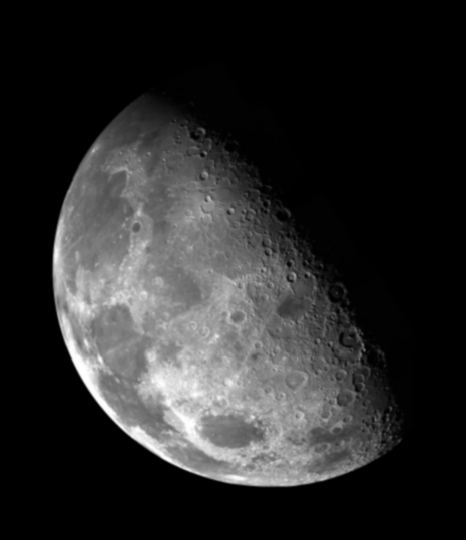
%> input picture lab5/moon.bmp, 466 x 540 px
$ octave zad3.m   (GNU Octave 9; MATLAB toolbox functions it lacks are replaced by stand-ins)
%> lines starting %> are read from the running program, lines starting %| are printed output that depends on the picture
clearvars; close all; clc;

moon = imread("moon.bmp");
%> moon is the input picture: size 540x466 uint8; min 0, max 254, mean 42.7

M = [0 1 0; 1 -4 1; 0 1 0];     % maska laplasjanu
M = M/9;

moon_lap = uint8(conv2(moon, M, 'same'));
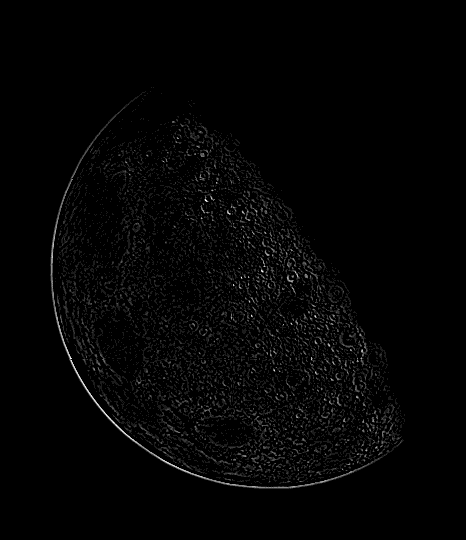
%> moon_lap: size 540x466 uint8; min 0, max 9, mean 0.156; drawn with min black and max white

%%
figure();
subplot(2, 2, 1);
imshow((moon_lap + 128), []); title("filter adding 128");
subplot(2, 2, 2);
imshow(abs(moon_lap), []); title("filter with abs()");
subplot(2, 2, 3);
imshow(moon + moon_lap + 128,[]); title('moon with 128');
%> after `imshow(moon + moon_lap + 128,[])`:
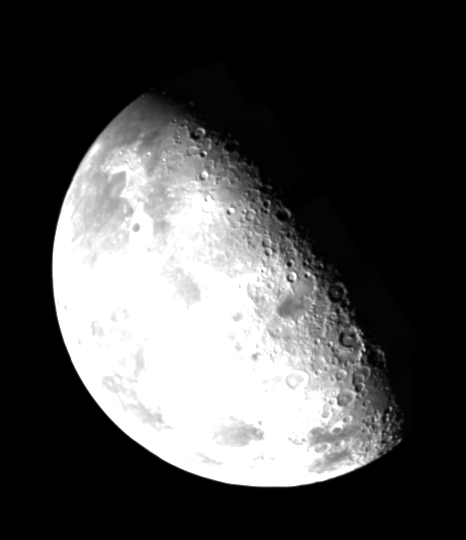
%> displayed picture: size 540x466, on the screen's scale of 0 to 255; min 0, max 255, mean 74.3
subplot(2, 2, 4);
imshow(moon + abs(moon_lap),[]); title('moon with abs');

%%
laplacianFilter = fspecial('laplacian');
lmask = uint8(conv2(moon, laplacianFilter, 'same'));
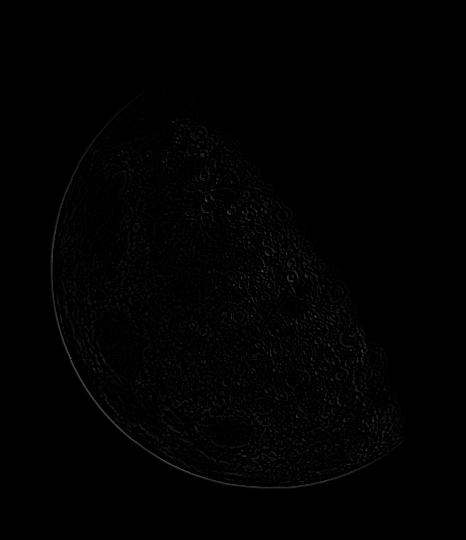
%> lmask: size 540x466 uint8; min 0, max 83, mean 1.4

figure;
subplot(3,2,1);
imshow(lmask + 128,[]); title('laplacian + 128');

subplot(3,2,2);
imshow(abs(lmask),[]); title('laplacian with abs()');

subplot(3,2,3);
imshow(moon + lmask + 128,[]); title('moon with 128');
%> after `imshow(moon + lmask + 128,[])`:
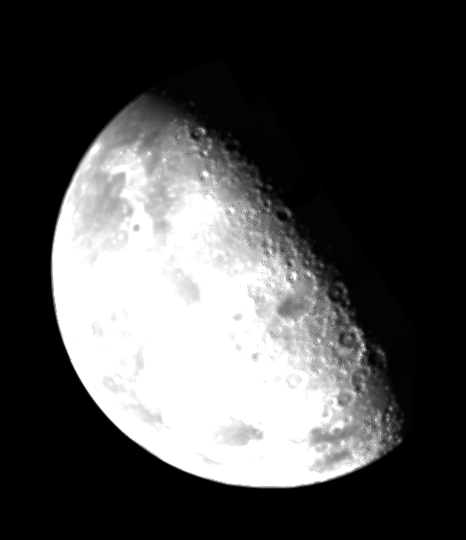
%> displayed picture: size 540x466, on the screen's scale of 0 to 255; min 0, max 255, mean 75.9

subplot(3,2,4);
imshow(moon + abs(lmask),[]); title('moon with abs');

subplot(3,2,5);
imshow(imabsdiff(moon, moon + lmask + 128),[]); title("różnica oryginału i filtracji 128");
%> after `imshow(imabsdiff(moon, moon + lmask + 128),[])`:
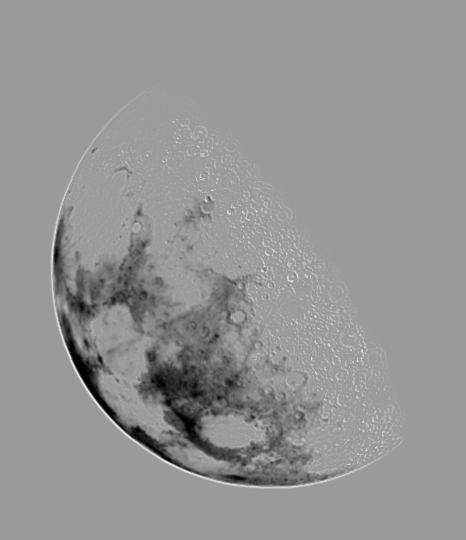
%> displayed picture: size 540x466, on the screen's scale of 0 to 255; min 0, max 255, mean 148.2

subplot(3,2,6);
imshow(imabsdiff(moon, moon + abs(lmask)),[]); title("różnica oryginału i filtracji abs");
